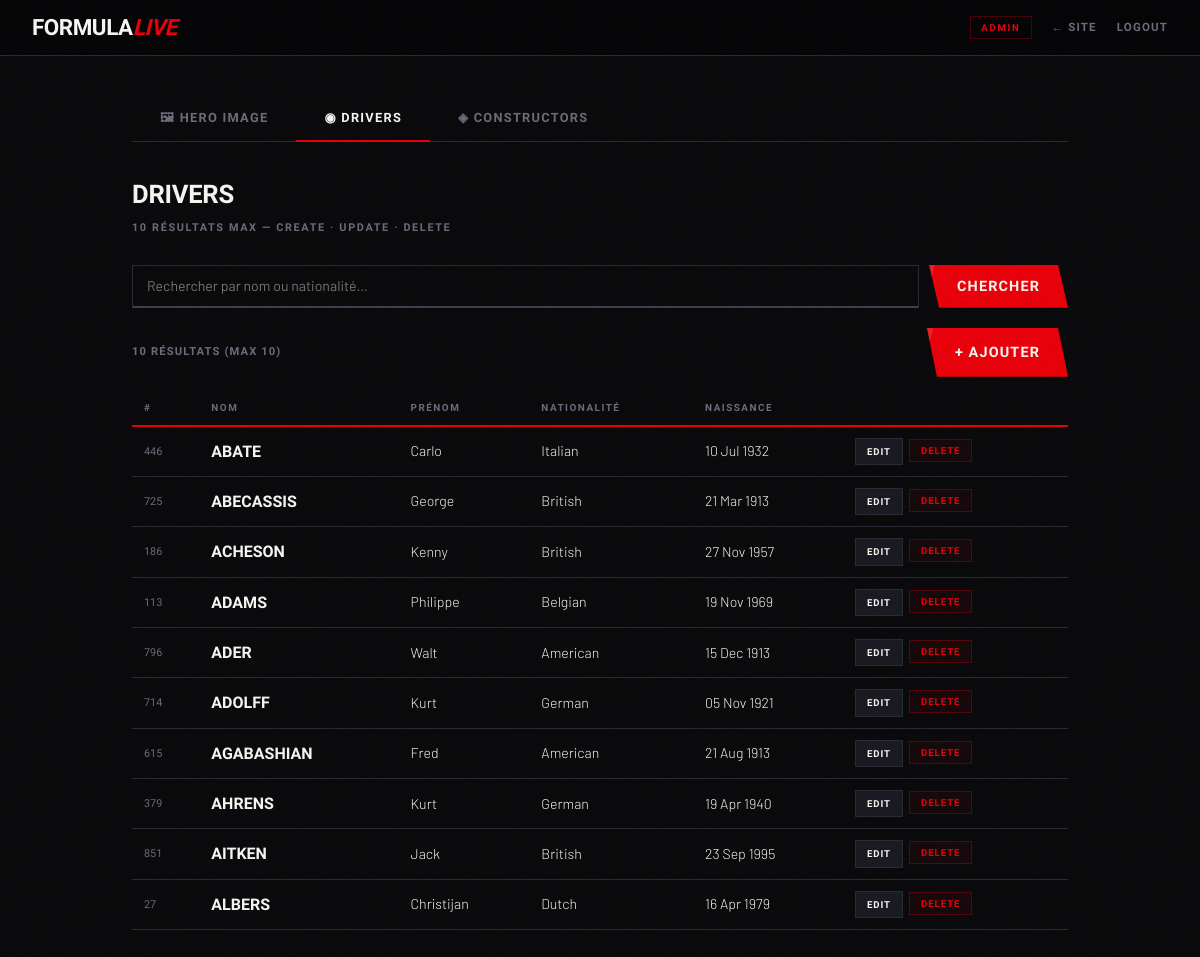
Screenshot of /admin.php?tab=drivers (signed in) with the database file from the repository.
### tables this page shows
CREATE TABLE IF NOT EXISTS `drivers` (
	`id` INTEGER UNSIGNED NOT NULL AUTO_INCREMENT,
	`number` TINYINT,
	`forename` VARCHAR(255),
	`surname` VARCHAR(255),
	`dob` DATE,
	`nationality` VARCHAR(255),
	PRIMARY KEY(`id`)
);

### www/admin.php (the view, shortened to what this page needs)
<?php
require_once 'db.php';
$tab   = $_GET['tab'] ?? 'hero';
$currentHero = file_exists(HERO_CONFIG) ? preg_replace('/[^a-zA-Z0-9._-]/','',trim(file_get_contents(HERO_CONFIG))) : HERO_DEFAULT;
$dq = trim($_GET['dq']??''); $cq = trim($_GET['cq']??'');
if ($dq) { $ds=$pdo->prepare("SELECT id,forename,surname,nationality,dob FROM drivers WHERE forename LIKE :q OR surname LIKE :q OR nationality LIKE :q ORDER BY surname LIMIT 10"); $ds->execute(['q'=>"%$dq%"]); }
else { $ds=$pdo->query("SELECT id,forename,surname,nationality,dob FROM drivers ORDER BY surname LIMIT 10"); }
$drivers=$ds->fetchAll();
?>
<!DOCTYPE html><html lang="fr"><head>
<link rel="stylesheet" href="style.css">
</head><body>
<div class="adm-top">
    <a href="admin.php" class="adm-logo">Formula<span>Live</span></a>
    <div class="adm-top-r">
        <span class="adm-badge">Admin</span>
        <a href="index.php">← Site</a>
        <a href="?logout=1">Logout</a>
    </div>
</div>
<div class="adm-body">
<div class="adm-tabs">
    <a href="?tab=hero"         class="adm-tab <?= $tab==='hero'?'active':''?>">🖼 Hero Image</a>
    <a href="?tab=drivers"      class="adm-tab <?= $tab==='drivers'?'active':''?>">◉ Drivers</a>
    <a href="?tab=constructors" class="adm-tab <?= $tab==='constructors'?'active':''?>">◈ Constructors</a>
</div>
<?php if ($tab==='hero'): ?>
<div class="adm-title">Hero Image</div>
<div class="adm-sub">Image de fond de l'accueil · ../doc/media/img/</div>
<div class="hero-prev">
    <img src="<?= HERO_WEB.htmlspecialchars($currentHero) ?>?v=<?= time() ?>" alt="Hero">
    <div class="hero-prev-lbl">Actuelle : <?= htmlspecialchars($currentHero) ?></div>
</div>
<form method="POST" enctype="multipart/form-data">
    <input type="hidden" name="_action" value="upload_hero">
    <div class="drop-zone" id="dz">
        <input type="file" name="hero_image" accept="image/jpeg,image/png,image/webp" onchange="prevHero(this)">
        <div class="drop-icon">⬆</div>
        <div class="drop-title">Déposer ou cliquer pour choisir</div>
        <div class="drop-hint">JPG · PNG · WEBP — max 8 Mo — recommandé 1920×1080</div>
    </div>
    <div id="prev-wrap" style="display:none;margin-bottom:16px">
        <img id="prev-img" src="" style="width:100%;max-height:180px;object-fit:cover;border:1px solid var(--border)">
        <div style="font-family:var(--fm);font-size:.65rem;color:var(--muted);margin-top:6px;letter-spacing:.08em;text-transform:uppercase">Aperçu — non enregistré</div>
    </div>
    <button type="submit" class="btn-primary">Enregistrer →</button>
</form>
<form method="POST" style="margin-top:12px">
    <input type="hidden" name="_action" value="reset_hero">
    <button type="submit" class="btn-reset" onclick="return confirm('Réinitialiser ?')">↩ Image par défaut (<?= HERO_DEFAULT ?>)</button>
</form>
<?php elseif ($tab==='drivers'): ?>
<div class="adm-title">Drivers</div>
<div class="adm-sub">10 résultats max — Create · Update · Delete</div>
<form method="GET" class="adm-search">
    <input type="text" name="dq" placeholder="Rechercher par nom ou nationalité…" value="<?= htmlspecialchars($dq) ?>">
    <button type="submit" class="btn-primary">Chercher</button>
</form>
<div class="adm-tbl-top">
    <span class="adm-count"><?= count($drivers) ?> résultat<?= count($drivers)>1?'s':'' ?> (max 10)</span>
    <a href="?tab=drivers&add_driver=1<?= $dq?'&dq='.urlencode($dq):'' ?>" class="btn-primary">+ Ajouter</a>
</div>
<table class="atbl">
    <thead><tr><th>#</th><th>Nom</th><th>Prénom</th><th>Nationalité</th><th>Naissance</th><th></th></tr></thead>
    <tbody>
    <?php foreach ($drivers as $d): ?>
    <tr>
        <td><?= $d['id'] ?></td>
        <td><strong style="font-family:var(--fd);font-size:1rem;text-transform:uppercase"><?= htmlspecialchars($d['surname']) ?></strong></td>
        <td><?= htmlspecialchars($d['forename']) ?></td>
        <td><?= htmlspecialchars($d['nationality']) ?></td>
        <td><?= ($d['dob']&&$d['dob']!=='0000-00-00')?date('d M Y',strtotime($d['dob'])):'—' ?></td>
        <td><div class="acts">
            <a href="?tab=drivers&edit_driver=<?= $d['id'] ?><?= $dq?'&dq='.urlencode($dq):'' ?>" class="btn-ed">Edit</a>
            <form method="POST" onsubmit="return confirm('Supprimer <?= htmlspecialchars(addslashes($d['forename'].' '.$d['surname'])) ?> ?')" style="display:inline">
                <button type="submit" class="btn-dl">Delete</button>
            </form>
        </div></td>
    </tr>
    <?php endforeach; ?>
    </tbody>
</table>
<?php endif; ?>
</div>
</body></html>

### www/style.css (style rules this page uses)
:root { --red:#e8000a; --red-dark:#9e0007; --black:#0a0a0c; --void:#050507; --surface:#111116; --surface-2:#1a1a22; --border:#2a2a35; --border-hot:rgba(232,0,10,.4); --white:#f5f5f0; --muted:#6b6b7a; --muted-2:#3e3e4d; --fd:'Barlow Condensed',sans-serif; --fb:'Barlow',sans-serif; --fm:'Rajdhani',sans-serif; --snap:cubic-bezier(.16,1,.3,1); --out:cubic-bezier(.25,.46,.45,.94); }
*,*::before,*::after { margin:0;padding:0;box-sizing:border-box }
html { scroll-behavior:smooth }
body { font-family:var(--fb);background:var(--black);color:var(--white);line-height:1.6;font-weight:300;overflow-x:hidden }
body::before { content:'';position:fixed;inset:0;pointer-events:none;z-index:9999;opacity:.4 }
.btn-primary,.btn-secondary { display:inline-flex;align-items:center;gap:8px;padding:13px 28px;text-decoration:none;font-family:var(--fd);font-weight:700;font-size:.9rem;text-transform:uppercase;letter-spacing:.08em;cursor:pointer;border:none;clip-path:polygon(0 0,calc(100% - 10px) 0,100% 100%,10px 100%) }
.btn-primary { background:var(--red);color:var(--white);position:relative;overflow:hidden;transition:background .2s,transform .15s }
.btn-primary::before { content:'';position:absolute;inset:0;background:rgba(255,255,255,.12);transform:translateX(-100%) skewX(-15deg);transition:transform .35s var(--snap) }
table { width:100%;border-collapse:collapse }
thead tr { border-bottom:2px solid var(--red) }
th { text-align:left;padding:12px 16px;font-family:var(--fm);font-weight:700;font-size:.72rem;text-transform:uppercase;letter-spacing:.15em;color:var(--muted);white-space:nowrap }
tbody tr { border-bottom:1px solid var(--border);transition:background .15s }
td { padding:16px;font-size:.9rem;font-weight:300;vertical-align:middle;position:relative;transition:padding .15s }
td:first-child { font-weight:500 }
td:first-child::before { content:'';position:absolute;left:0;top:0;bottom:0;width:3px;background:var(--red);transform:scaleY(0);transition:transform .2s var(--snap) }

### rows the page displays
drivers: id "446", surname "ABATE", forename "Carlo", nationality "Italian", dob "10 Jul 1932"
drivers: id "725", surname "ABECASSIS", forename "George", nationality "British", dob "21 Mar 1913"
drivers: id "186", surname "ACHESON", forename "Kenny", nationality "British", dob "27 Nov 1957"
drivers: id "113", surname "ADAMS", forename "Philippe", nationality "Belgian", dob "19 Nov 1969"
drivers: id "796", surname "ADER", forename "Walt", nationality "American", dob "15 Dec 1913"
drivers: id "714", surname "ADOLFF", forename "Kurt", nationality "German", dob "05 Nov 1921"
drivers: id "615", surname "AGABASHIAN", forename "Fred", nationality "American", dob "21 Aug 1913"
drivers: id "379", surname "AHRENS", forename "Kurt", nationality "German", dob "19 Apr 1940"
drivers: id "851", surname "AITKEN", forename "Jack", nationality "British", dob "23 Sep 1995"
drivers: id "27", surname "ALBERS", forename "Christijan", nationality "Dutch", dob "16 Apr 1979"

### other values shown
count($drivers) "10"
